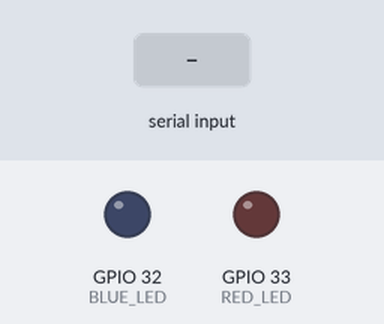
The sketch below on a simulated ESP32. Parts: output pins drawn as LEDs (lit = HIGH). Dashed ring = blinking. The test bench sets the inputs (shaded band). What the sketch prints to the serial monitor is not drawn.

Above: at 1.2 s.
1.3 s: "W" received over Serial
At 1.64 s:
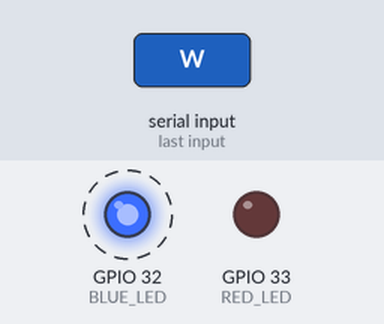
4.3 s: "D" received over Serial
At 5.5 s:
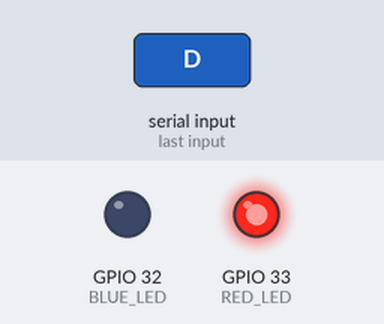
8.8 s: "G" received over Serial
At 10.0 s:
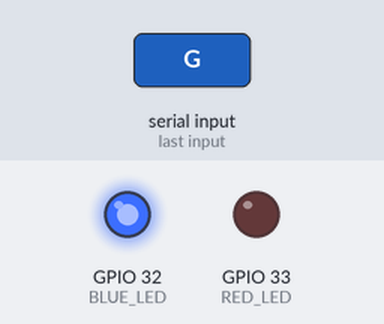
10.3 s: "L" received over Serial
At 10.9 s:
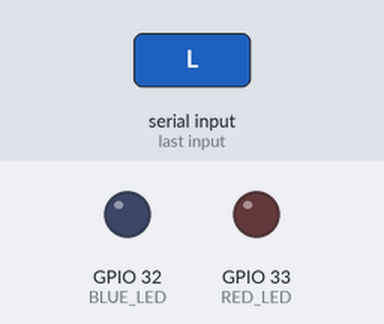
Timing chart, 0 to 12.8 s (numbered marks = the images above; inputs shaded):
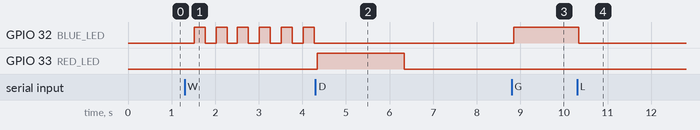

Measured:
- after the input at 1.3 s, GPIO 32 (BLUE_LED): alternates HIGH for 0.25 s and LOW for 0.25 s, starting after 0.22 s
- after the input at 4.3 s, GPIO 32 (BLUE_LED): stops changing and stays LOW; GPIO 33 (RED_LED): LOW → HIGH after 0.05 s, → LOW 2.0 s later
- after the input at 8.8 s, GPIO 32 (BLUE_LED): LOW → HIGH at once
- after the input at 10.3 s, GPIO 32 (BLUE_LED): HIGH → LOW at once

The sketch:

gesture_auth.ino
```cpp
// قارئ البطاقات لمشروع HCI
// يرسل رقم كل بطاقة إلى برنامج الإيماءات (main.py)، والبرنامج هو من يقرر السماح أو الرفض
// ثم يرسل حرفا يحدد حالة الـLED:
//   L = مقفل (إطفاء الكل)   W = انتظار (الأزرق يومض)
//   G = مفتوح (الأزرق ثابت) D = رفض (الأحمر لثانيتين)
//
// المكتبة المطلوبة: MFRC522 (من Library Manager)
// التوصيل: SDA=5  SCK=18  MOSI=23  MISO=19  RST=27  3.3V  GND
//          الأزرق=32  الأحمر=33 (كل LED مع مقاومة 220 أوم إلى GND)

#include <SPI.h>
#include <MFRC522.h>

#define SDA_PIN 5
#define RST_PIN 27
#define BLUE_LED 32
#define RED_LED 33

MFRC522 rfid(SDA_PIN, RST_PIN);

char mode = 'L';
unsigned long redUntil = 0;
String lastUid = "";
unsigned long lastReadAt = 0;

void setup() {
  Serial.begin(115200);
  SPI.begin();
  rfid.PCD_Init();
  pinMode(BLUE_LED, OUTPUT);
  pinMode(RED_LED, OUTPUT);
  Serial.println("READY");
}

// قراءة أوامر البرنامج بدون انتظار
void readCommands() {
  while (Serial.available()) {
    char command = Serial.read();
    if (command == 'D') {
      mode = 'L';
      redUntil = millis() + 2000;
    } else if (command == 'L' || command == 'W' || command == 'G') {
      mode = command;
      redUntil = 0;
    }
  }
}

void updateLeds() {
  unsigned long now = millis();
  bool blue = mode == 'G' || (mode == 'W' && (now / 250) % 2 == 0);
  digitalWrite(BLUE_LED, blue ? HIGH : LOW);
  digitalWrite(RED_LED, now < redUntil ? HIGH : LOW);
}

void readCard() {
  if (!rfid.PICC_IsNewCardPresent() || !rfid.PICC_ReadCardSerial()) {
    return;
  }

  // رقم البطاقة بالشكل: 89 96 D7 E6
  String uid = "";
  for (byte i = 0; i < rfid.uid.size; i++) {
    if (i > 0) uid += " ";
    if (rfid.uid.uidByte[i] < 0x10) uid += "0";
    uid += String(rfid.uid.uidByte[i], HEX);
  }
  uid.toUpperCase();

  // تجاهل البطاقة نفسها إذا قُرئت مرة أخرى خلال ثانية ونصف
  if (uid != lastUid || millis() - lastReadAt > 1500) {
    Serial.print("UID:");
    Serial.println(uid);
  }
  lastUid = uid;
  lastReadAt = millis();

  rfid.PICC_HaltA();
  rfid.PCD_StopCrypto1();
}

void loop() {
  readCommands();
  readCard();
  updateLeds();
}
```
